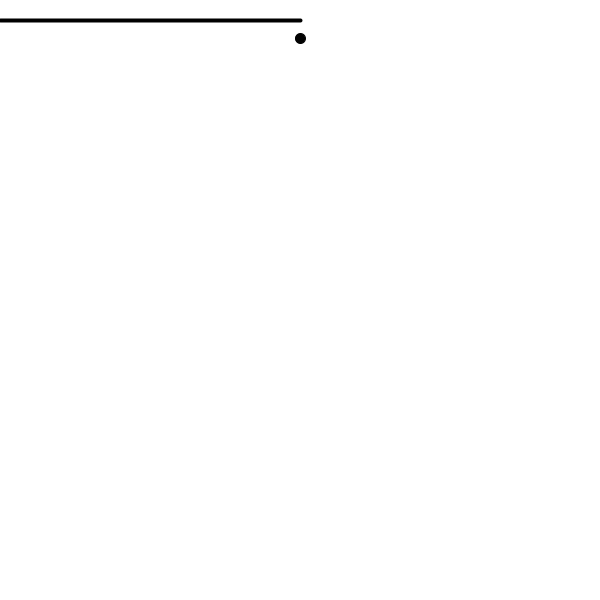
Frame 1 (no input)
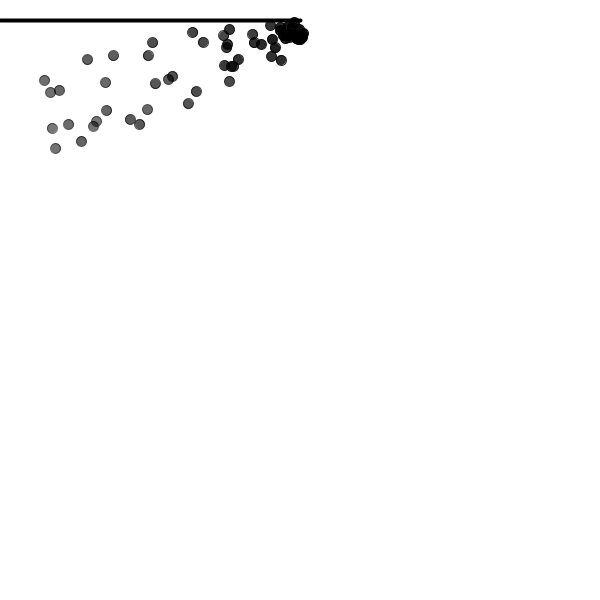
Frame 60 (the mouse pressed at the canvas centre just before this capture)
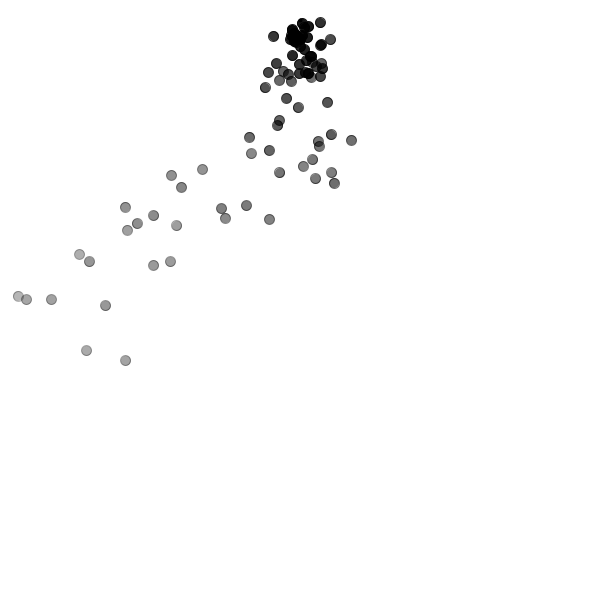
Frame 120 (the mouse held since frame 60 and released just before this capture)

The Processing sketch that drew these frames (run headless with seeded random() and noise(); from frame 60 on, the mouse is pressed at the canvas centre):

// Processing sketch: SIMPLE_SP_WHITH_APF
// ── SIMPLE_SP_WHITH_APF.pde
PVector l, windF, gravityF;
ArrayList<Particle> p;


void setup(){
  size(600, 600);
  l  = new PVector(width/2, 40);
  p = new ArrayList<Particle>();
}

void draw(){
  background(255);
  p.add(new Particle(l, 0.2));
  
  stroke(0);
  strokeWeight(4);
  line(width/2, 20, mouseX, 20);
  
  for(int i = p.size() - 1; i >= 0; i--){
    Particle p_ = p.get(i);
    windF = new PVector((mouseX-width/2)*0.0001, 0);
    gravityF = new PVector(0, 0.1 * p_.mass);
    p_.run();
    p_.applyForce(windF);
    p_.applyForce(gravityF);
    
    if(p_.lifespan <= 0){
     p.remove(i); 
    }
  }
}

// ── Particle.pde
class Particle{
 PVector loc, vel, acc;
 float mass;
 int lifespan;
 
 Particle(PVector l, float mass_){
  loc = l.copy();
  vel = new PVector(random(-1, 1), random(-2, 0));
  acc = new PVector(0, 0);
  lifespan = 255;
  mass = mass_;
 }
 
 void display(){
  stroke(0, lifespan);
  strokeWeight(1);
  fill(0, lifespan);
  ellipse(loc.x, loc.y, mass*50, mass*50); 
 }
 
 void update(){
   vel.add(acc);
   loc.add(vel);
   acc.setMag(0);
   lifespan -= 2;
 }
 
 void applyForce(PVector force){
   PVector f = force.copy();
   f.div(mass);
   acc.add(f);
 }
 
 void run(){
  update();
  display();
 }
}
